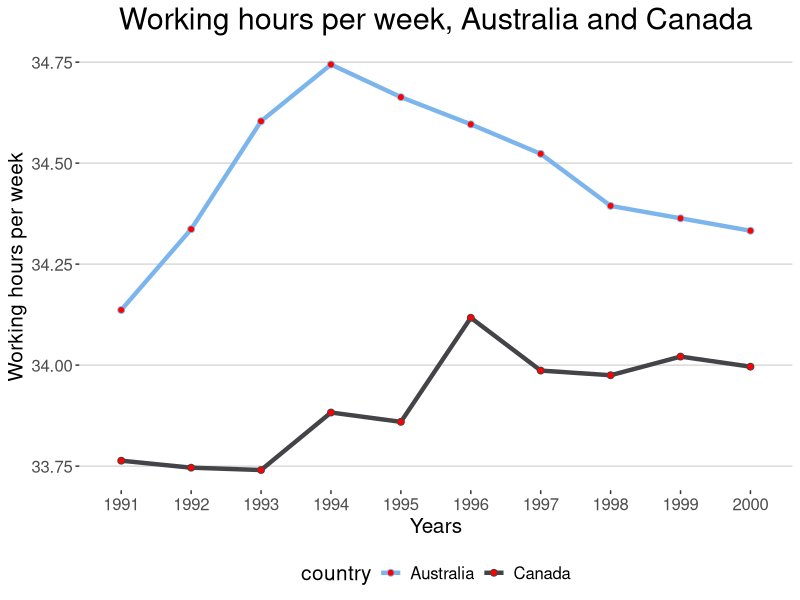

Write R code to recreate this figure.
## ---- chunk 1
library(reshape2); library(readxl)
df <- read_xlsx("Working hours per week (1985 - 2007).xlsx")
df <- melt(df, id="Working hours per week")
colnames(df) <- c("country", "year", "hours_per_week")
head(df, 3)
## ---- chunk 2
library(ggplot2); library(ggthemes)
year_range <- 1991:2000
selected_countries <- subset(df, (year %in% year_range) & (country=="Australia" | country=="Canada"))
ggplot(data=selected_countries,
       aes(x=year, y=hours_per_week, colour=country, group=country)) + 
  geom_line(size=1.5) +
  geom_point(size=2, shape=21, fill="red") +
  ggtitle("Working hours per week, Australia and Canada") +
  theme_hc() +
  scale_colour_hc() +
  theme(plot.title = element_text(hjust = 0.5, size = 22),
        text = element_text(size = 15)) +
  labs(y= "Working hours per week", x="Years")
